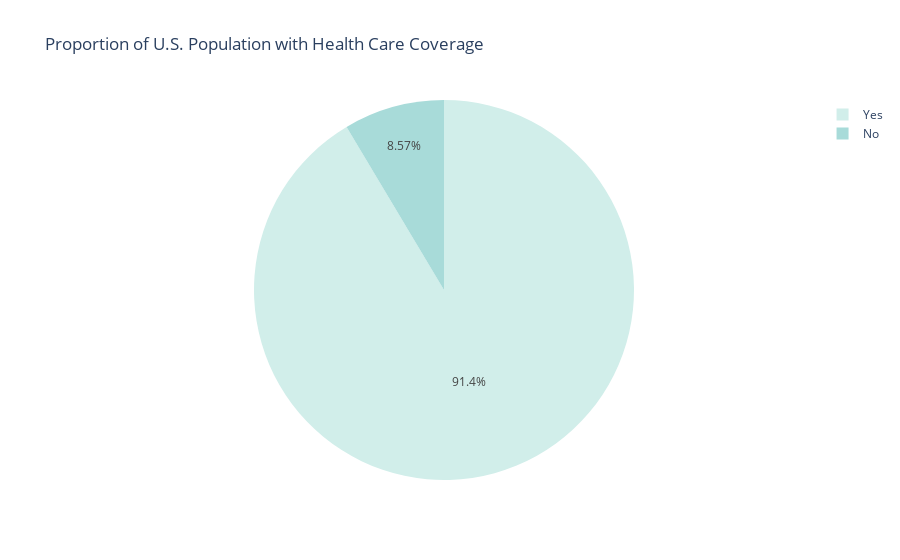

The code cell stored with this chart in its notebook:
### Code cell
fig = px.pie(df_cov_yn, values='HLTHPLN1', names='index', title='Proportion of U.S. Population with Health Care Coverage', color_discrete_sequence=px.colors.sequential.Teal)
fig.show()

### Figure 1 — Plotly figure (JSON) as saved in the notebook; plotly's stock layout.template omitted (floating-point values rounded to 4 significant figures)
{"data": [{"domain": {"x": [0, 1], "y": [0, 1]}, "hovertemplate": "index=%{label}<br>HLTHPLN1=%{value}<extra></extra>", "labels": ["Yes", "No"], "legendgroup": "", "name": "", "showlegend": true, "type": "pie", "values": [380524, 35669]}], "layout": {"legend": {"tracegroupgap": 0}, "piecolorway": ["rgb(209, 238, 234)", "rgb(168, 219, 217)", "rgb(133, 196, 201)", "rgb(104, 171, 184)", "rgb(79, 144, 166)", "rgb(59, 115, 143)", "rgb(42, 86, 116)"], "title": {"text": "Proportion of U.S. Population with Health Care Coverage"}}}
